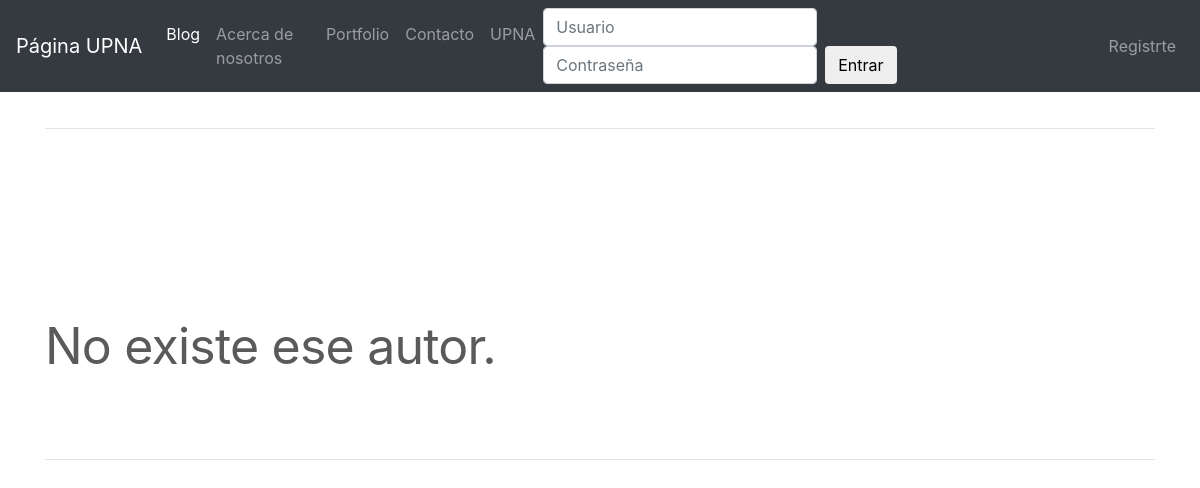
The page /blog/detalleEntrada/21/ on the database as committed earlier.
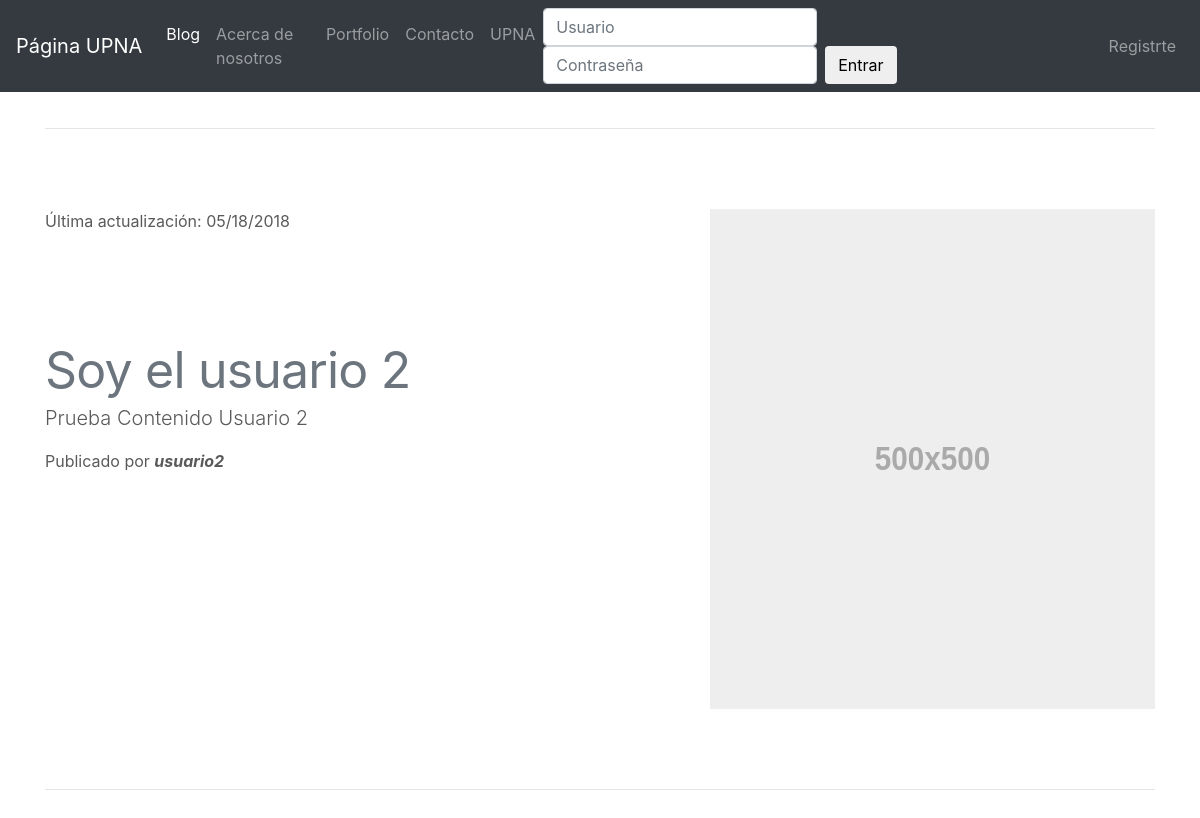
The same page on the database as committed later.
### AppBlog/models.py (models this page shows, shortened)
class ModeloBlog(models.Model):
    title = models.CharField(max_length=200, verbose_name = "Titulo")
    content = RichTextField(verbose_name = "Contenido")
    image = models.ImageField(verbose_name="Imagen",upload_to="Blog",null=True,blank=True)
    author = models.ForeignKey(User, verbose_name = "Autor",on_delete=models.CASCADE)
    created = models.DateTimeField(auto_now=False,auto_now_add=True,verbose_name = "Fecha de creacion")
    updated = models.DateTimeField(auto_now=True,auto_now_add=False, verbose_name = "Fecha de creacion")
    class Meta:
        verbose_name = "Entrada"
        verbose_name_plural ="Entradas"
        ordering = ['-created']

### AppBlog/views.py (the view)
# urls.py: path('detalleEntrada/<int:pk>/', views.VistaDetalleEntradasBlog, name='name-detalleEntrada'),
def VistaDetalleEntradasBlog(request,pk):
    try:
        if request.method == "GET":
            template = "AppBlog/DetalleEntrada.html"
            nombre_pestania = "Detalle"
            EntradaBlog = ModeloBlog.objects.all().filter(author__id=pk)
            contexto = {
                "clave_nombre_pestania" : nombre_pestania,
                'clave_entradasBlog_template':EntradaBlog,
                }
            return render(request, template , contexto)
    except ModeloBlog.DoesNotExist:
        return redirect(reverse('name-404'))

### AppBlog/templates/AppBlog/DetalleEntrada.html (shortened to what this page needs)
{% extends 'AppCore/Base.html' %}
{% load static %}
{% block contenido %}
	{% if clave_entradasBlog_template.count > 0 %}
	  {% for post in clave_entradasBlog_template %}
		<div class="container marketing">
			<hr class="featurette-divider">
			<div class="row featurette">
			  <div class="col-md-7">
			  	<span class="section-heading-upper">Última actualización: {{post.updated|date:"SHORT_DATE_FORMAT"}}</span>
			    <h2 class="featurette-heading"><span class="text-muted">{{post.title}}</span></h2>
			    <p class="lead">{{post.content|safe}}</p>
			    <span class="section-heading-under">
			    Publicado por
			    	<em>
				    	<b>
				    		<a>{{ post.author }}</a>
				     	</b>
			       </em>
			    </span>
			   </div>
			   <div class="col-md-5">
			  	 {% if post.image %}
			  		<img class="featurette-image img-fluid mx-auto" src="{{post.image.url}}" alt="Generic placeholder image">
			  	 {% else %}
			   		<img class="featurette-image img-fluid mx-auto" data-src="holder.js/500x500/auto" alt="Generic placeholder image">
			     {% endif %}
			   </div>
		    </div>
		   {% if forloop.last %}
	   			<hr class="featurette-divider">
		  {% endif %}
		</div>
  	{% endfor %}
 	{% else %}
 		<div class="container marketing">
	 		<hr class="featurette-divider">
	 		<div class="row featurette">
	 		  <div class="col-md-7">
	 		    <h2 class="featurette-heading">
	 				No existe ese autor.
	 		    </h2>
	 			</div>
	 		</div>
	 		<hr class="featurette-divider">
 	   </div>
	{% endif %}
{% endblock %}

### AppCore/templates/AppCore/Base.html (shortened to what this page needs)
<!doctype html>
{% load static %}
<html lang="en">
  <head>
    <link href="{% static 'AppCore/css/bootstrap.min.css' %}" rel="stylesheet">
    <link href="{% static 'AppCore/css/carousel.css' %}" rel="stylesheet">
  </head>
  <body>
    <header>
	{% include "AppCore/BarraNavegacion.html" %}
    </header>
    <main role="main">
    {% block contenido %}
	{% endblock %}
    </main>
  </body>
</html>

### AppCore/templates/AppCore/BarraNavegacion.html (shortened to what this page needs)
    <header>
      <nav class="navbar navbar-expand-md navbar-dark fixed-top bg-dark">
        {% if user.is_authenticated %}
        <a class="navbar-brand" href="{% url 'name-home' %}">Usuario: {{user.get_username}}</a>
        {% else %}
        <a class="navbar-brand" href="{% url 'name-home' %}">Página UPNA</a>
        {% endif %}
        <div class="collapse navbar-collapse" id="navbarCollapse">
          <ul class="navbar-nav mr-auto">
			<li class="nav-item {% if request.path|slice:":6" == '/blog/' %}active{% endif %}">
			  <a class="nav-link" href="{% url 'name-blog' %}">Blog</a>
			</li>
			<li class="nav-item {% if request.path == '/about-us/' %}active{% endif %}" >
			  <a class="nav-link" href="{% url 'name-about' %}">Acerca de nosotros</a>
			</li>
			<li class="nav-item {% if request.path == '/portfolio/' %}active{% endif %}">
			  <a class="nav-link" href="{% url 'name-portfolio' %}">Portfolio</a>
			</li>
			<li class="nav-item {% if request.path == '/contacto/' %}active{% endif %}">
			  <a class="nav-link" href="{% url 'name-contact' %}">Contacto</a>
			</li>
			<li class="nav-item">
			  <a class="nav-link" href="http://www.unavarra.es/">UPNA</a>
			</li>
          </ul>
		{% if not request.user.is_authenticated %}
         <form class="form-inline mt-2 mt-md-0" method="POST" action="{% url 'name-login' %}">
           <input class="form-control mr-sm-2" type="text" placeholder="Usuario" aria-label="Usuario" name="username">
           <input class="form-control mr-sm-2" type="password" placeholder="Contraseña" aria-label="Contraseña" name="password">
           <button class="btn btn-default" type="submit">Entrar</button>
         </form>
	    {% endif %}
	    {% if request.user.is_authenticated %}
      	<ul class="navbar-nav">
          <li class="nav-item">
            <a class="nav-link" href="{% url 'name-logout' %}">Salir</a>
          </li>
         </ul>
         {% else %}
      	<ul class="navbar-nav">
          <li class="nav-item">
            <a class="nav-link" href="{% url 'name-signup' %}">Registrte</a>
          </li>
         </ul>
         {% endif %}
        </div>
      </nav>
    </header>

### AppCore/static/AppCore/css/carousel.css (style rules this page uses)
body { padding-top: 3rem; padding-bottom: 3rem; color: #5a5a5a; }
.marketing h2 { font-weight: 400; }
.featurette-divider { margin: 5rem 0; }
.featurette-heading { font-weight: 300; line-height: 1; letter-spacing: -.05rem; }
@media (min-width: 40em) { .featurette-heading { font-size: 50px; } }
@media (min-width: 62em) { .featurette-heading { margin-top: 7rem; } }

Rows that differ between the two databases and show on the page:
added ModeloBlog: updated "05/18/2018", title "Soy el usuario 2", content "Prueba Contenido Usuario 2", author "usuario2"
Other text that changed with them:
text no longer shown: "No existe ese autor."
